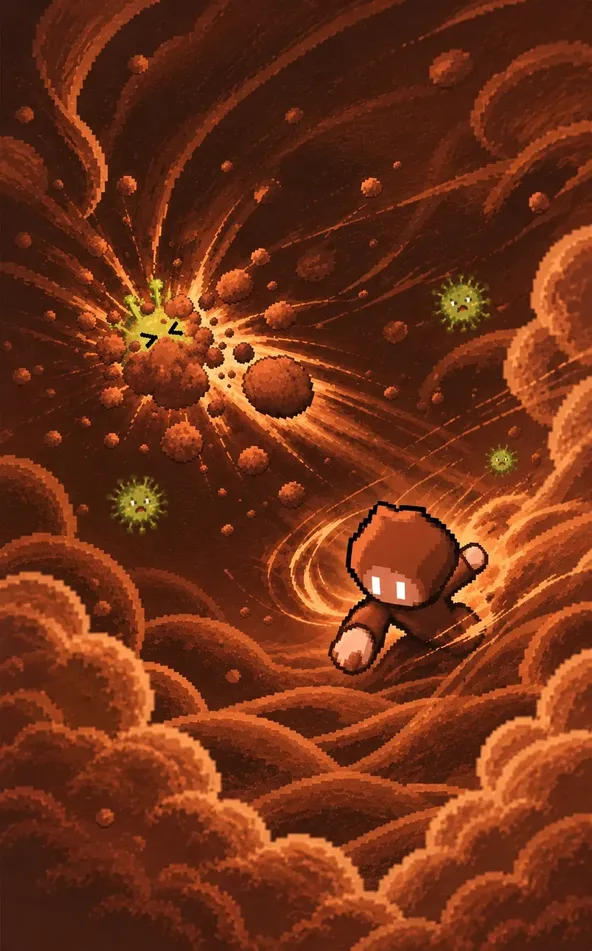
#> input picture title-tall.webp, 592 x 951 px, shrunk from 989 x 1590 before the run, given in place of icon.png, which was not available
$ python make-icon.py
#> lines starting #> are read from the running program, lines starting #| are printed output that depends on the picture
# Builds the app icons from icon.png, the icon's own 18 x 18 pixels: each
# size is a whole number of screen pixels per art pixel (so it stays crisp),
# centred on the icon's brown. Edit icon.png and run:  python3 make-icon.py
# (pip install pillow)
from PIL import Image

ART = Image.open('icon.png').convert('RGB')
#> ART is the input picture: PIL image 592x951 RGB; mean R, G, B 112.8, 49.2, 22.7
BROWN = ART.getpixel((0, 0))               # the icon's own background
#> BROWN = (55, 26, 20)

def icon(size, scale):
    """The art at `scale` pixels per art pixel, centred on a `size` square."""
    big = ART.resize((ART.width * scale, ART.height * scale), Image.NEAREST)
    out = Image.new('RGB', (size, size), BROWN)
    out.paste(big, ((size - big.width) // 2, (size - big.height) // 2))
    return out

# name: (size, pixels per art pixel). The maskable icon is smaller inside its
# square: Android may crop it to a circle 80% across, and the face must fit.
SIZES = {
    'favicon-48.png': (48, 2),
    'apple-touch-icon.png': (180, 10),
    'icon-192.png': (192, 10),
    'icon-512.png': (512, 28),
    'icon-maskable-512.png': (512, 22),
}
for name, (size, scale) in SIZES.items():
    icon(size, scale).save(name, optimize=True)
    print(name, size)
#> this loop made 5 passes
#> pass 1, in icon, `out = Image.new('RGB', (size, size), BROWN)`:
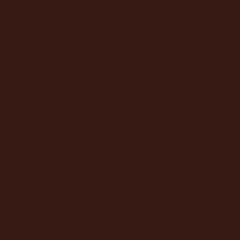
#> out: PIL image 48x48 RGB (shown 5 times larger); mean R, G, B 55, 26, 20
#> pass 1, `icon(size, scale).save(name, optimize=True)`:
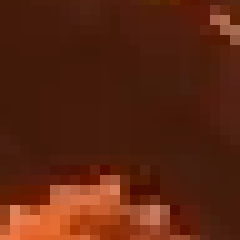
#> saved as favicon-48.png: PIL image 48x48 RGB (shown 5 times larger); mean R, G, B 89.7, 36.8, 16.7

$ run again, on title-wide.webp
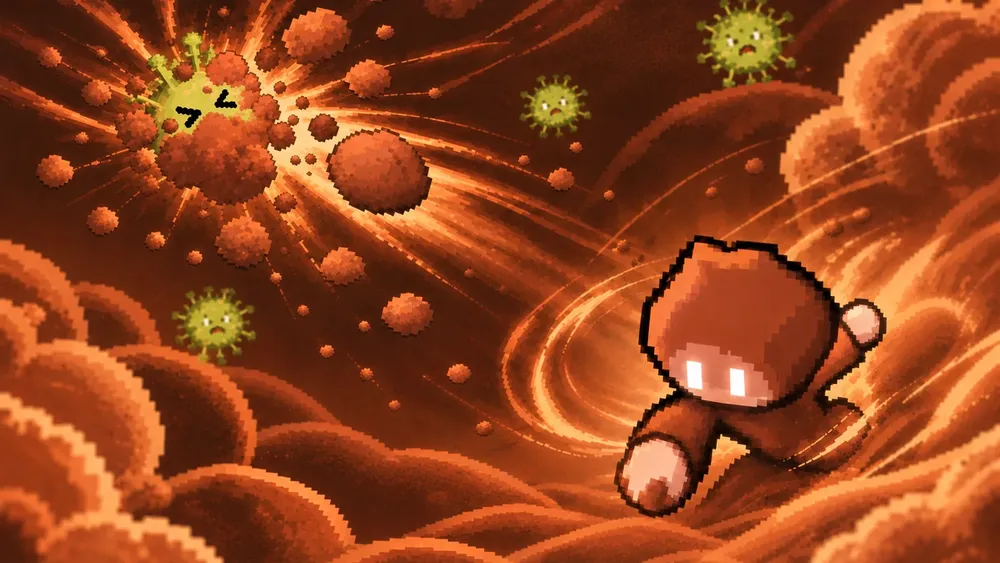
#> input picture title-wide.webp, 1000 x 563 px, shrunk from 1672 x 941 before the run, given in place of icon.png, which was not available
#> ART is the input picture: PIL image 1000x563 RGB; mean R, G, B 147.2, 67.2, 29.4
#> BROWN = (55, 23, 11)
#> the loop `for name, (size, scale) in SIZES.items():` made 5 passes
#> pass 1, `icon(size, scale).save(name, optimize=True)`:
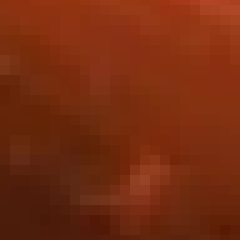
#> saved as favicon-48.png: PIL image 48x48 RGB (shown 5 times larger); mean R, G, B 118.9, 44.2, 15.7
